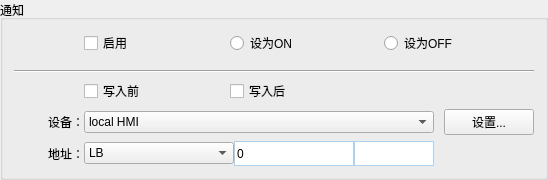
           <widget class="QGroupBox" name="NoticeGroupBox_3">
            <property name="geometry">
             <rect>
              <x>10</x>
              <y>310</y>
              <width>539</width>
              <height>171</height>
             </rect>
            </property>
            <property name="title">
             <string>通知</string>
            </property>
            <layout class="QVBoxLayout" name="verticalLayout_28">
             <item>
              <layout class="QHBoxLayout" name="horizontalLayout_47">
               <item>
                <spacer name="horizontalSpacer_72">
                 <property name="orientation">
                  <enum>Qt::Horizontal</enum>
                 </property>
                 <property name="sizeType">
                  <enum>QSizePolicy::Fixed</enum>
                 </property>
                 <property name="sizeHint" stdset="0">
                  <size>
                   <width>70</width>
                   <height>20</height>
                  </size>
                 </property>
                </spacer>
               </item>
               <item>
                <widget class="QCheckBox" name="SliderSwitchEnableCheckBox">
                 <property name="minimumSize">
                  <size>
                   <width>70</width>
                   <height>0</height>
                  </size>
                 </property>
                 <property name="text">
                  <string>启用</string>
                 </property>
                </widget>
               </item>
               <item>
                <spacer name="horizontalSpacer_73">
                 <property name="orientation">
                  <enum>Qt::Horizontal</enum>
                 </property>
                 <property name="sizeType">
                  <enum>QSizePolicy::Fixed</enum>
                 </property>
                 <property name="sizeHint" stdset="0">
                  <size>
                   <width>70</width>
                   <height>20</height>
                  </size>
                 </property>
                </spacer>
               </item>
               <item>
                <widget class="QRadioButton" name="SetAsONRadio">
                 <property name="minimumSize">
                  <size>
                   <width>70</width>
                   <height>0</height>
                  </size>
                 </property>
                 <property name="text">
                  <string>设为ON </string>
                 </property>
                </widget>
               </item>
               <item>
                <spacer name="horizontalSpacer_74">
                 <property name="orientation">
                  <enum>Qt::Horizontal</enum>
                 </property>
                 <property name="sizeHint" stdset="0">
                  <size>
                   <width>40</width>
                   <height>20</height>
                  </size>
                 </property>
                </spacer>
               </item>
               <item>
                <widget class="QRadioButton" name="SetAsOFFRadio">
                 <property name="minimumSize">
                  <size>
                   <width>70</width>
                   <height>0</height>
                  </size>
                 </property>
                 <property name="text">
                  <string>设为OFF</string>
                 </property>
                </widget>
               </item>
               <item>
                <spacer name="horizontalSpacer_75">
                 <property name="orientation">
                  <enum>Qt::Horizontal</enum>
                 </property>
                 <property name="sizeHint" stdset="0">
                  <size>
                   <width>40</width>
                   <height>20</height>
                  </size>
                 </property>
                </spacer>
               </item>
              </layout>
             </item>
             <item>
              <widget class="QWidget" name="sliderSwitchNoticeGroupWidget" native="true">
               <layout class="QVBoxLayout" name="verticalLayout_31">
                <property name="leftMargin">
                 <number>0</number>
                </property>
                <property name="rightMargin">
                 <number>0</number>
                </property>
                <property name="bottomMargin">
                 <number>0</number>
                </property>
                <item>
                 <widget class="Line" name="NoticeLine_3">
                  <property name="orientation">
                   <enum>Qt::Horizontal</enum>
                  </property>
                 </widget>
                </item>
                <item>
                 <layout class="QHBoxLayout" name="horizontalLayout_50">
                  <item>
                   <spacer name="horizontalSpacer_79">
                    <property name="orientation">
                     <enum>Qt::Horizontal</enum>
                    </property>
                    <property name="sizeType">
                     <enum>QSizePolicy::Fixed</enum>
                    </property>
                    <property name="sizeHint" stdset="0">
                     <size>
                      <width>70</width>
                      <height>20</height>
                     </size>
                    </property>
                   </spacer>
                  </item>
                  <item>
                   <widget class="QCheckBox" name="checkBox_17">
                    <property name="minimumSize">
                     <size>
                      <width>70</width>
                      <height>0</height>
                     </size>
                    </property>
                    <property name="text">
                     <string>写入前</string>
                    </property>
                   </widget>
                  </item>
                  <item>
                   <spacer name="horizontalSpacer_78">
                    <property name="orientation">
                     <enum>Qt::Horizontal</enum>
                    </property>
                    <property name="sizeType">
                     <enum>QSizePolicy::Fixed</enum>
                    </property>
                    <property name="sizeHint" stdset="0">
                     <size>
                      <width>70</width>
                      <height>20</height>
                     </size>
                    </property>
                   </spacer>
                  </item>
                  <item>
                   <widget class="QCheckBox" name="checkBox_18">
                    <property name="minimumSize">
                     <size>
                      <width>70</width>
                      <height>0</height>
                     </size>
                    </property>
                    <property name="text">
                     <string>写入后</string>
                    </property>
                   </widget>
                  </item>
                  <item>
                   <spacer name="horizontalSpacer_77">
                    <property name="orientation">
                     <enum>Qt::Horizontal</enum>
                    </property>
                    <property name="sizeHint" stdset="0">
                     <size>
                      <width>40</width>
                      <height>20</height>
                     </size>
                    </property>
                   </spacer>
                  </item>
                 </layout>
                </item>
                <item>
                 <layout class="QHBoxLayout" name="horizontalLayout_48">
                  <property name="spacing">
                   <number>0</number>
                  </property>
                  <item>
                   <widget class="QLabel" name="FunctionDeviceLabel_3">
                    <property name="minimumSize">
                     <size>
                      <width>70</width>
                      <height>0</height>
                     </size>
                    </property>
                    <property name="maximumSize">
                     <size>
                      <width>70</width>
                      <height>16777215</height>
                     </size>
                    </property>
                    <property name="text">
                     <string>设备：</string>
                    </property>
                    <property name="alignment">
                     <set>Qt::AlignRight|Qt::AlignTrailing|Qt::AlignVCenter</set>
                    </property>
                   </widget>
                  </item>
                  <item>
                   <widget class="QComboBox" name="FuncDevCombbox_3">
                    <property name="minimumSize">
                     <size>
                      <width>350</width>
                      <height>0</height>
                     </size>
                    </property>
                    <property name="maximumSize">
                     <size>
                      <width>350</width>
                      <height>16777215</height>
                     </size>
                    </property>
                    <item>
                     <property name="text">
                      <string>local HMI</string>
                     </property>
                    </item>
                   </widget>
                  </item>
                  <item>
                   <spacer name="horizontalSpacer_86">
                    <property name="orientation">
                     <enum>Qt::Horizontal</enum>
                    </property>
                    <property name="sizeType">
                     <enum>QSizePolicy::Fixed</enum>
                    </property>
                    <property name="sizeHint" stdset="0">
                     <size>
                      <width>10</width>
                      <height>20</height>
                     </size>
                    </property>
                   </spacer>
                  </item>
                  <item>
                   <widget class="QPushButton" name="FuncDevConfigureButton_3">
                    <property name="minimumSize">
                     <size>
                      <width>90</width>
                      <height>0</height>
                     </size>
                    </property>
                    <property name="maximumSize">
                     <size>
                      <width>90</width>
                      <height>16777215</height>
                     </size>
                    </property>
                    <property name="text">
                     <string>设置...</string>
                    </property>
                   </widget>
                  </item>
                 </layout>
                </item>
                <item>
                 <layout class="QHBoxLayout" name="horizontalLayout_49">
                  <property name="spacing">
                   <number>0</number>
                  </property>
                  <item>
                   <widget class="QLabel" name="FuncAddrLabel_3">
                    <property name="minimumSize">
                     <size>
                      <width>70</width>
                      <height>0</height>
                     </size>
                    </property>
                    <property name="maximumSize">
                     <size>
                      <width>70</width>
                      <height>16777215</height>
                     </size>
                    </property>
                    <property name="text">
                     <string>地址：</string>
                    </property>
                    <property name="alignment">
                     <set>Qt::AlignRight|Qt::AlignTrailing|Qt::AlignVCenter</set>
                    </property>
                   </widget>
                  </item>
                  <item>
                   <widget class="QComboBox" name="FuncAddrCombox_3">
                    <property name="minimumSize">
                     <size>
                      <width>150</width>
                      <height>0</height>
                     </size>
                    </property>
                    <property name="maximumSize">
                     <size>
                      <width>16777215</width>
                      <height>16777215</height>
                     </size>
                    </property>
                    <item>
                     <property name="text">
                      <string>LB</string>
                     </property>
                    </item>
                   </widget>
                  </item>
                  <item>
                   <widget class="QLineEdit" name="lineEdit_47">
                    <property name="minimumSize">
                     <size>
                      <width>120</width>
                      <height>1</height>
                     </size>
                    </property>
                    <property name="maximumSize">
                     <size>
                      <width>120</width>
                      <height>25</height>
                     </size>
                    </property>
                    <property name="styleSheet">
                     <string notr="true">
border:1px solid rgba(174,209,239,1);</string>
                    </property>
                    <property name="text">
                     <string>0</string>
                    </property>
                   </widget>
                  </item>
                  <item>
                   <widget class="QLineEdit" name="lineEdit_48">
                    <property name="minimumSize">
                     <size>
                      <width>80</width>
                      <height>25</height>
                     </size>
                    </property>
                    <property name="maximumSize">
                     <size>
                      <width>80</width>
                      <height>25</height>
                     </size>
                    </property>
                    <property name="styleSheet">
                     <string notr="true">
border:1px solid rgba(174,209,239,1);</string>
                    </property>
                   </widget>
                  </item>
                  <item>
                   <spacer name="horizontalSpacer_76">
                    <property name="orientation">
                     <enum>Qt::Horizontal</enum>
                    </property>
                    <property name="sizeHint" stdset="0">
                     <size>
                      <width>40</width>
                      <height>20</height>
                     </size>
                    </property>
                   </spacer>
                  </item>
                 </layout>
                </item>
               </layout>
              </widget>
             </item>
             <item>
              <spacer name="verticalSpacer_9">
               <property name="orientation">
                <enum>Qt::Vertical</enum>
               </property>
               <property name="sizeHint" stdset="0">
                <size>
                 <width>20</width>
                 <height>40</height>
                </size>
               </property>
              </spacer>
             </item>
            </layout>
           </widget>
